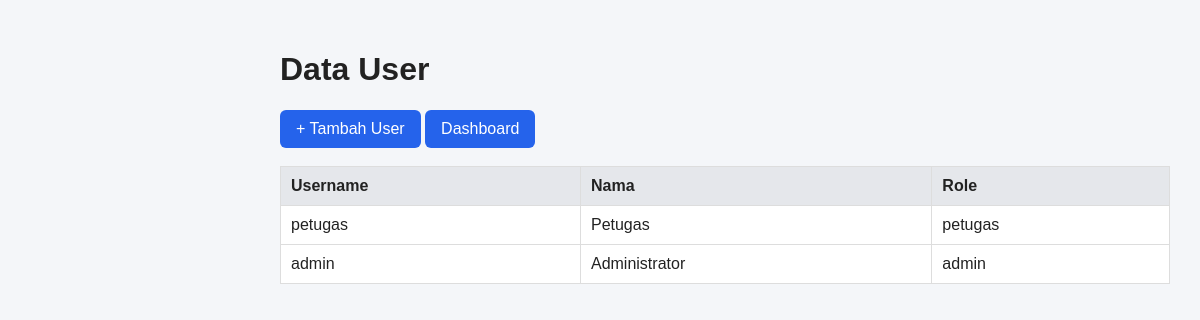
Screenshot of /users/index.php (signed in) with the database file from the repository.
### tables this page shows
CREATE TABLE users(id INT AUTO_INCREMENT PRIMARY KEY,username VARCHAR(50) UNIQUE NOT NULL,password VARCHAR(255) NOT NULL,nama VARCHAR(100) NOT NULL,role ENUM('admin','petugas') NOT NULL DEFAULT 'petugas');

### users/index.php (the view)
<?php include '../auth/cek_login.php';include '../koneksi.php';if($_SESSION['role']!='admin')die('Akses ditolak.');$q=mysqli_query($conn,'SELECT * FROM users ORDER BY id DESC');?><!doctype html><html><head><link rel="stylesheet" href="../assets/style.css"></head><body><div class="content"><h1>Data User</h1><a class="btn" href="tambah.php">+ Tambah User</a> <a class="btn" href="../dashboard.php">Dashboard</a><br><br><table><tr><th>Username</th><th>Nama</th><th>Role</th></tr><?php while($u=mysqli_fetch_assoc($q)):?><tr><td><?=$u['username']?></td><td><?=$u['nama']?></td><td><?=$u['role']?></td></tr><?php endwhile;?></table></div></body></html>

### assets/style.css (style rules this page uses)
* { box-sizing:border-box }
body { margin:0;font-family:Arial;background:#f4f6f9;color:#222 }
.content { margin-left:250px;padding:30px }
.btn,button { display:inline-block;background:#2563eb;color:white;border:0;padding:10px 16px;border-radius:6px;text-decoration:none;cursor:pointer }
table { width:100%;border-collapse:collapse;background:white }
th,td { border:1px solid #ddd;padding:10px;text-align:left }
th { background:#e5e7eb }

### rows the page displays
users: username "petugas", nama "Petugas", role "petugas"
users: username "admin", nama "Administrator", role "admin"
